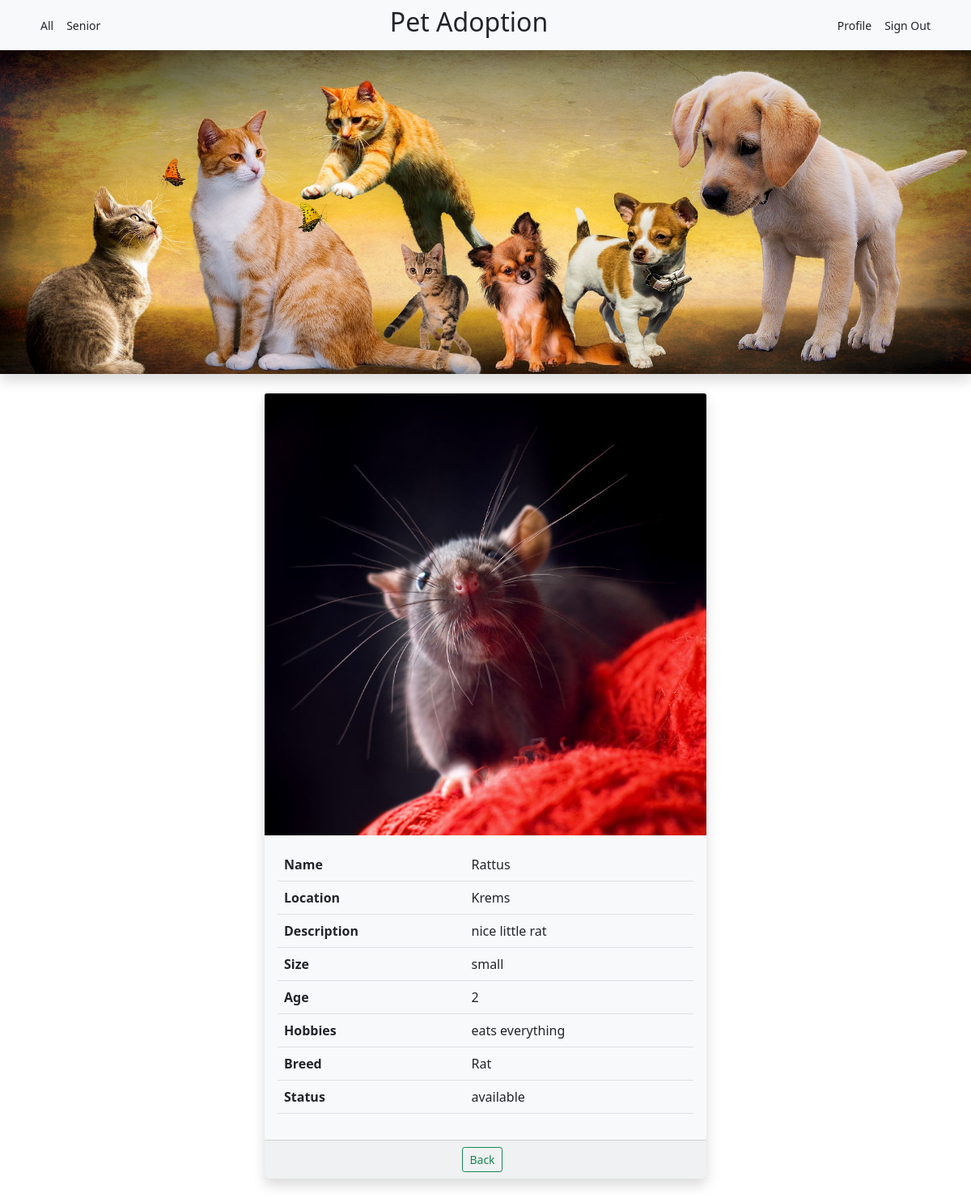
The app's page /info.php?animal_id=41 (signed in) with its own data.
### tables this page shows
CREATE TABLE `animals` (
  `animal_id` int(11) NOT NULL,
  `name` varchar(50) NOT NULL,
  `picture` varchar(100) DEFAULT NULL,
  `location` varchar(100) NOT NULL,
  `description` varchar(250) NOT NULL,
  `size` varchar(50) NOT NULL,
  `age` varchar(50) NOT NULL,
  `hobbies` varchar(100) NOT NULL,
  `breed` varchar(50) NOT NULL,
  `status` varchar(50) NOT NULL
);

### info.php (the view, shortened to what this page needs)
<?php
require_once 'components/db_connect.php';
if ($_GET['animal_id']) {
    $animal_id = $_GET['animal_id'];
    $sql = "SELECT * FROM animals WHERE animal_id = {$animal_id}";
    $result = mysqli_query($connect, $sql);
    if (mysqli_num_rows($result) == 1) {
        $data = mysqli_fetch_assoc($result);
        $name = $data['name'];
        $picture = $data['picture'];
        $location = $data['location'];
        $description = $data['description'];
        $size = $data['size'];
        $age = $data['age'];
        $hobbies = $data['hobbies'];
        $breed = $data['breed'];
        $status = $data['status'];
    } else {
        header("location: animals/error.php");
    }
} else {
    header("location: animals/error.php");
}
?>
<!DOCTYPE html>
<html lang="en">
<head>
<?php require_once 'components/boot.php'?>
</head>
<body>
<?php require_once 'components/user_nav.php'?>
<div>
    <img src="pictures/header.jpeg" class="img-fluid shadow" >
</div>
<div class="container">
    <div class="row my-3">
        <div class='col-12 col-sm-8 offset-sm-2 col-md-6 offset-md-3 my-2' >
            <div class='card h-100 border-0 bg-light shadow rounded-3'>
                <img src='animals/pictures/<?= $picture;?>' class='card-img-top' alt='...'>
                <div class='card-body'>
                    <table class='table '>
                        <tr>
                            <th>Name</th>
                            <td><?= $name;?></td>
                        </tr>
                        <tr>
                            <th>Location</th>
                            <td><?= $location;?></td>
                        </tr>
                        <tr>
                            <th>Description</th>
                            <td><?= $description;?></td>
                        </tr>
                        <tr>
                            <th>Size</th>
                            <td><?= $size ;?></td>
                        </tr>
                        <tr>
                            <th>Age</th>
                            <td><?= $age;?></td>
                        </tr>
                        <tr>
                            <th>Hobbies</th>
                            <td><?= $hobbies;?></td>
                        </tr>
                        <tr>
                            <th>Breed</th>
                            <td><?= $breed;?></td>
                        </tr>
                        <tr>
                            <th>Status</th>
                            <td><?= $status;?></td>
                        </tr>
                    </table>
                </div>
                <div class='card-footer d-flex  justify-content-center'>
                <a href='home.php'><button class='btn btn-outline-success btn-sm me-2' type='button'>Back</button></a>
            </div>
            </div>
        </div>
    </div>
</div>
</body>
</html>

### records on screen
animals: picture (picture), name "Rattus", location "Krems", description "nice little rat", size "small", age "2", hobbies "eats everything", breed "Rat", status "available"
